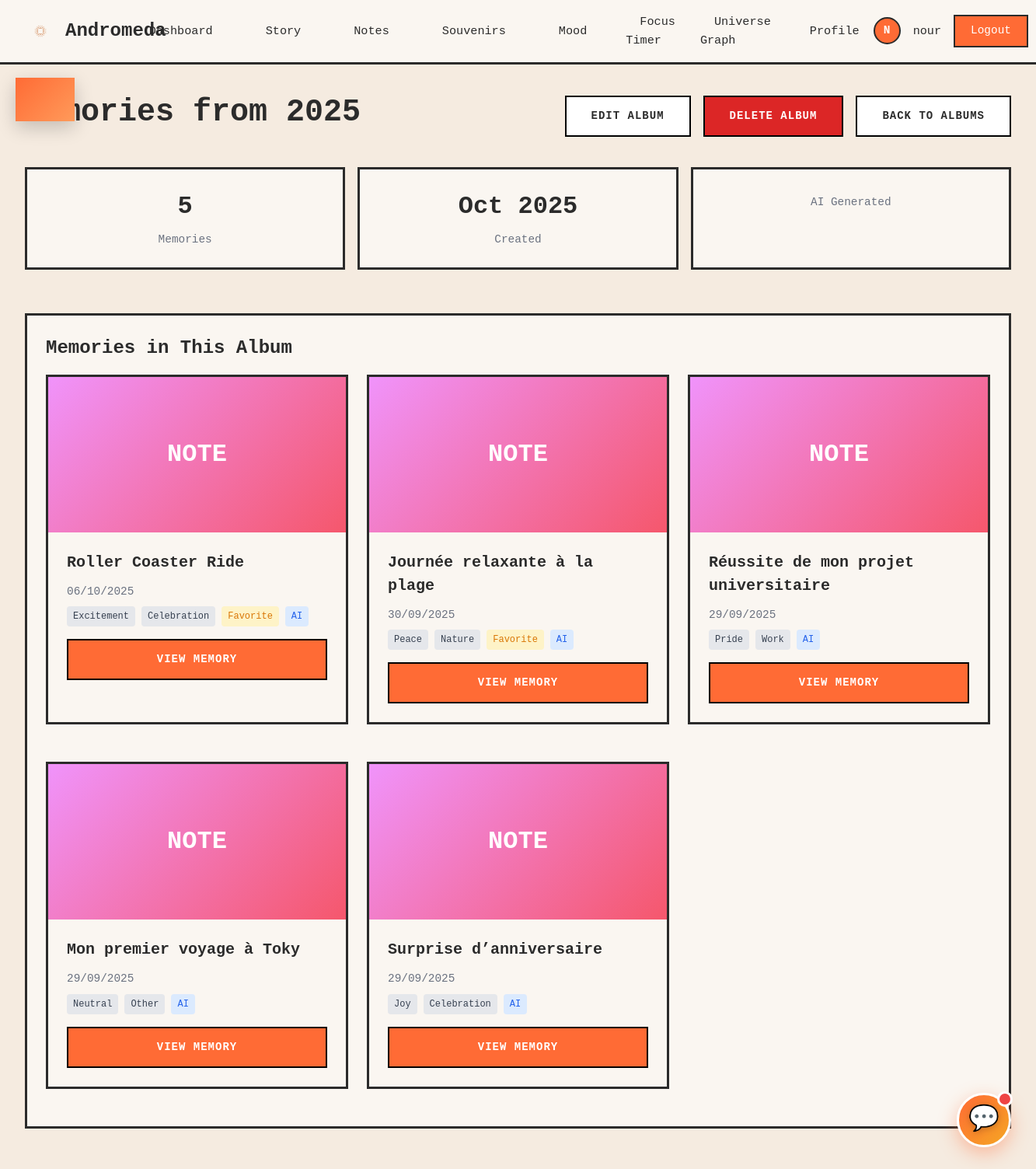
/albums/7/ (signed in), run on the app's committed database.
### core/models.py (models this page shows, shortened)
class User(AbstractUser):
    avatar_url = models.URLField(blank=True, null=True)
    groups = models.ManyToManyField(
        'auth.Group',
        verbose_name='groups',
        blank=True,
        help_text='The groups this user belongs to.',
        related_name='core_users',
        related_query_name='core_user',
    )
    user_permissions = models.ManyToManyField(
        'auth.Permission',
        verbose_name='user permissions',
        blank=True,
        help_text='Specific permissions for this user.',
        related_name='core_users',
        related_query_name='core_user',
    )

class AlbumSouvenir(models.Model):
    utilisateur = models.ForeignKey('User', on_delete=models.CASCADE, related_name='albums')
    titre = models.CharField(max_length=200, help_text="Album title")
    description = models.TextField(blank=True, help_text="Album description")
    is_auto_generated = models.BooleanField(default=False, help_text="Generated by AI")
    theme_auto = models.CharField(max_length=100, blank=True, default='', help_text="Auto-detected theme")
    souvenirs = models.ManyToManyField(Souvenir, related_name='albums', blank=True)
    couverture_generee = models.ImageField(upload_to='albums/', blank=True, help_text="Auto-generated cover")
    couleur_theme = models.CharField(max_length=7, default='#3498db', help_text="Theme color (hex)")
    is_public = models.BooleanField(default=False)
    ordre_affichage = models.IntegerField(default=0, help_text="Display order")
    created_at = models.DateTimeField(auto_now_add=True)
    updated_at = models.DateTimeField(auto_now=True)
    class Meta:
        ordering = ['ordre_affichage', '-created_at']
        verbose_name = "Memory Album"
        verbose_name_plural = "Memory Albums"

class Souvenir(models.Model):
    EMOTION_CHOICES = [
        ('joy', 'Joy'),
        ('sadness', 'Sadness'),
        ('nostalgia', 'Nostalgia'),
        ('gratitude', 'Gratitude'),
        ('excitement', 'Excitement'),
        ('peace', 'Peace'),
        ('love', 'Love'),
        ('surprise', 'Surprise'),
        ('pride', 'Pride'),
        ('neutral', 'Neutral'),
    ]
    THEME_CHOICES = [
        ('family', 'Family'),
        ('travel', 'Travel'),
        ('work', 'Work'),
        ('friends', 'Friends'),
        ('achievement', 'Achievement'),
        ('celebration', 'Celebration'),
        ('nature', 'Nature'),
        ('learning', 'Learning'),
        ('other', 'Other'),
    ]
    id = models.UUIDField(primary_key=True, default=uuid.uuid4, editable=False)
    utilisateur = models.ForeignKey('User', on_delete=models.CASCADE, related_name='souvenirs')
    titre = models.CharField(max_length=200, help_text="Memory title")
    description = models.TextField(help_text="Detailed description of the memory")
    date_evenement = models.DateField(help_text="Date of the event")
    photo = models.ImageField(upload_to='souvenirs/photos/%Y/%m/', blank=True, null=True)
    video = models.FileField(upload_to='souvenirs/videos/%Y/%m/', blank=True, null=True)
    emotion = models.CharField(max_length=50, choices=EMOTION_CHOICES, default='neutral', help_text="Primary emotion")
    theme = models.CharField(max_length=50, choices=THEME_CHOICES, default='other', help_text="Memory theme")
    lieu = models.CharField(max_length=200, blank=True, default='', help_text="Location of the memory")
    personnes_presentes = models.CharField(max_length=500, blank=True, default='', help_text="People present (comma-separated)")
    tags_personnalises = models.JSONField(default=list, blank=True, help_text="User-defined custom tags")
    is_favorite = models.BooleanField(default=False, help_text="Mark as favorite")
    is_public = models.BooleanField(default=False, help_text="Make publicly visible")
    ai_summary = models.TextField(blank=True, default='', help_text="AI-generated summary")
    ai_emotion_detected = models.CharField(max_length=50, blank=True, default='', help_text="AI-detected emotion")
    ai_tags = models.JSONField(default=list, blank=True, help_text="AI-generated tags")
    ai_analyzed = models.BooleanField(default=False, help_text="Has been analyzed by AI")
    ai_analysis_date = models.DateTimeField(null=True, blank=True, help_text="Date of AI analysis")
    created_at = models.DateTimeField(auto_now_add=True)
    updated_at = models.DateTimeField(auto_now=True)
    class Meta:
        ordering = ['-date_evenement']
        verbose_name = 'Memory'
        verbose_name_plural = 'Memories'
        indexes = [
            models.Index(fields=['-date_evenement']),
            models.Index(fields=['utilisateur', '-created_at']),
            models.Index(fields=['is_favorite']),
        ]

### core/views.py (the view)
# urls.py: path('albums/<int:album_id>/', views.detail_album, name='detail_album'),
@login_required
def detail_album(request, album_id):
    album = get_object_or_404(AlbumSouvenir, id=album_id, utilisateur=request.user)
    souvenirs = album.souvenirs.all().order_by('-date_evenement')
    context = {
        'album': album,
        'souvenirs': souvenirs,
    }
    return render(request, 'core/detail_album.html', context)

### core/templates/core/detail_album.html (shortened to what this page needs)
{% extends "core/dashboard_base.html" %}
{% block content %}
<div style="margin-bottom: 2rem;">
    <div style="display: flex; justify-content: space-between; align-items: center; margin-bottom: 1.5rem;">
        <div>
            <h1 style="font-size: 2.5rem; font-weight: bold; margin-bottom: 0.5rem;">{{ album.titre }}</h1>
        </div>
        <div style="display: flex; gap: 1rem;">
            <a href="{% url 'core:modifier_album' album.id %}" class="btn-secondary">
                Edit Album
            </a>
            <a href="{% url 'core:supprimer_album' album.id %}" class="btn-secondary" style="background: #dc2626; color: white;" onclick="return confirm('Are you sure you want to delete this album?')">
                Delete Album
            </a>
            <a href="{% url 'core:liste_albums' %}" class="btn-secondary">
                Back to Albums
            </a>
        </div>
    </div>
</div>
<div style="display: grid; grid-template-columns: repeat(auto-fit, minmax(200px, 1fr)); gap: 1rem; margin-bottom: 2rem;">
    <div class="card" style="text-align: center;">
        <p style="font-size: 2rem; font-weight: bold; margin-bottom: 0.5rem;">{{ souvenirs|length }}</p>
        <p style="color: var(--text-gray); font-size: 0.9rem;">Memories</p>
    </div>
    <div class="card" style="text-align: center;">
        <p style="font-size: 2rem; font-weight: bold; margin-bottom: 0.5rem;">{{ album.created_at|date:"M Y" }}</p>
        <p style="color: var(--text-gray); font-size: 0.9rem;">Created</p>
    </div>
    {% if album.is_auto_generated %}
    <div class="card" style="text-align: center;">
        <p style="color: var(--text-gray); font-size: 0.9rem;">AI Generated</p>
    </div>
    {% endif %}
</div>
{% if souvenirs %}
<div class="card">
    <h2 class="card-title">Memories in This Album</h2>
    <div style="display: grid; grid-template-columns: repeat(auto-fill, minmax(300px, 1fr)); gap: 1.5rem;">
        {% for souvenir in souvenirs %}
        <div class="card" style="padding: 0; overflow: hidden;">
            {% if souvenir.photo %}
                <img src="{{ souvenir.photo.url }}" alt="{{ souvenir.titre }}" style="width: 100%; height: 200px; object-fit: cover;">
            {% elif souvenir.video %}
                <div style="width: 100%; height: 200px; background: linear-gradient(135deg, #374151 0%, #1f2937 100%); display: flex; align-items: center; justify-content: center;">
                    <span style="font-size: 2rem; color: white; font-weight: bold;">VIDEO</span>
                </div>
            {% else %}
                <div style="width: 100%; height: 200px; background: linear-gradient(135deg, #f093fb 0%, #f5576c 100%); display: flex; align-items: center; justify-content: center;">
                    <span style="font-size: 2rem; color: white; font-weight: bold;">NOTE</span>
                </div>
            {% endif %}
            <div style="padding: 1.5rem;">
                <h3 style="font-size: 1.25rem; font-weight: bold; margin-bottom: 0.75rem;">{{ souvenir.titre }}</h3>
                <p style="color: var(--text-gray); font-size: 0.9rem; margin-bottom: 0.5rem;">{{ souvenir.date_evenement|date:"d/m/Y" }}</p>
                <div style="display: flex; gap: 0.5rem; margin-bottom: 1rem;">
                    <span style="background: #e5e7eb; color: #374151; padding: 0.25rem 0.5rem; border-radius: 0.25rem; font-size: 0.75rem;">{{ souvenir.get_emotion_display }}</span>
                    <span style="background: #e5e7eb; color: #374151; padding: 0.25rem 0.5rem; border-radius: 0.25rem; font-size: 0.75rem;">{{ souvenir.get_theme_display }}</span>
                    {% if souvenir.is_favorite %}
                    <span style="background: #fef3c7; color: #d97706; padding: 0.25rem 0.5rem; border-radius: 0.25rem; font-size: 0.75rem;">Favorite</span>
                    {% endif %}
                    {% if souvenir.ai_analyzed %}
                    <span style="background: #dbeafe; color: #2563eb; padding: 0.25rem 0.5rem; border-radius: 0.25rem; font-size: 0.75rem;">AI</span>
                    {% endif %}
                </div>
                <a href="{% url 'core:detail_souvenir' souvenir.id %}" class="btn-primary" style="width: 100%; text-align: center;">
                    View Memory
                </a>
            </div>
        </div>
        {% endfor %}
    </div>
</div>
{% endif %}
{% endblock %}

### core/templates/core/dashboard_base.html (shortened to what this page needs)
<!doctype html>
{% load static %}
<html lang="en">
<head>
    <script src="https://cdn.tailwindcss.com"></script>
    <link rel="stylesheet" href="{% static 'css/chase.css' %}">
</head>
<body>
    <nav class="navbar">
        <a href="{% url 'core:dashboard' %}" class="navbar-brand">
            <img src="{% static 'assets/logo.png' %}" alt="Andromeda Logo" onerror="this.style.display='none';">
            Andromeda
        </a>
        <ul class="navbar-menu" id="navbarMenu">
            <li><a href="{% url 'core:dashboard' %}" class="{% if request.resolver_match.url_name == 'dashboard' %}active{% endif %}">Dashboard</a></li>
            <li><a href="{% url 'core:story_inspiration' %}" class="{% if request.resolver_match.url_name == 'story_inspiration' %}active{% endif %}">Story</a></li>
            <li><a href="{% url 'notes:list' %}" class="{% if '/dashboard/notes/' in request.path %}active{% endif %}">Notes</a></li>
            <li><a href="{% url 'core:memories_dashboard' %}" class="{% if request.resolver_match.url_name == 'memories_dashboard' %}active{% endif %}">Souvenirs</a></li>
            <li><a href="{% url 'core:mood' %}" class="{% if request.resolver_match.url_name == 'mood' %}active{% endif %}">Mood</a></li>
            <li><a href="/focus/" class="{% if '/focus/' in request.path %}active{% endif %}">Focus Timer</a></li>
            <li><a href="/graph/" class="{% if '/graph/' in request.path %}active{% endif %}">Universe Graph</a></li>
            <li><a href="{% url 'core:profile' %}" class="{% if request.resolver_match.url_name == 'profile' %}active{% endif %}">Profile</a></li>
        </ul>
        <div class="navbar-user">
            {% if user.is_authenticated %}
                <div class="navbar-avatar">{{ user.username|slice:":1"|upper }}</div>
                <span class="navbar-username">{{ user.username }}</span>
                <form method="post" action="{% url 'logout' %}" style="display: inline;">
                    <button type="submit" class="btn-logout" style="margin: 0;">Logout</button>
                </form>
            {% else %}
                <a href="{% url 'login' %}" class="btn-logout">Login</a>
            {% endif %}
        </div>
    </nav>
    <div class="dashboard-container">
        {% block content %}{% endblock %}
    </div>
    <div id="chatbotFloat" onclick="toggleChatbot()" style="
        position: fixed;
        bottom: 2rem;
        right: 2rem;
        width: 70px;
        height: 70px;
        background: linear-gradient(135deg, var(--accent-orange) 0%, #f5a623 100%);
        border-radius: 50%;
        display: flex;
        align-items: center;
        justify-content: center;
        box-shadow: 0 8px 24px rgba(255, 107, 53, 0.4);
        cursor: pointer;
        transition: all 0.4s cubic-bezier(0.4, 0, 0.2, 1);
        z-index: 9999;
        border: 3px solid white;
        animation: floatPulse 3s ease-in-out infinite;
    " onmouseover="this.style.transform='scale(1.15) rotate(10deg)'; this.style.boxShadow='0 12px 32px rgba(255, 107, 53, 0.6)'" onmouseout="this.style.transform='scale(1) rotate(0deg)'; this.style.boxShadow='0 8px 24px rgba(255, 107, 53, 0.4)'">
        <span style="font-size: 2rem; filter: drop-shadow(0 2px 4px rgba(0,0,0,0.2));">💬</span>
    </div>
</body>
</html>

### core/templates/core/dashboard_base.html (style rules this page uses)
:root { --page-bg: #f5ebe0; --panel-bg: #faf6f1; --border-color: #2b2b2b; --accent-orange: #ff6b35; --text-dark: #2b2b2b; --text-gray: #6b7280; --separator-color: #d4c5b9; }
* { margin: 0; padding: 0; box-sizing: border-box; }
html { font-size: 16px; scroll-behavior: smooth; }
body { background: var(--page-bg) !important; color: var(--text-dark) !important; font-family: 'Courier New', monospace; -webkit-font-smoothing: antialiased; min-height: 100vh; }
.navbar { background: var(--panel-bg); border-bottom: 3px solid var(--border-color); padding: 1rem 2rem; display: flex; align-items: center; justify-content: space-between; position: sticky; top: 0; z-index: 1000; }
.navbar-brand { display: flex; align-items: center; gap: 0.75rem; font-size: 1.5rem; font-weight: bold; color: var(--text-dark); text-decoration: none; }
.navbar-brand img { width: 40px; height: 40px; object-fit: contain; }
.navbar-menu { display: flex; align-items: center; gap: 2rem; list-style: none; }
.navbar-menu a { color: var(--text-dark); text-decoration: none; font-size: 0.95rem; transition: color 0.2s ease; padding: 0.5rem 1rem; border: 2px solid transparent; }
.navbar-user { display: flex; align-items: center; gap: 1rem; }
.navbar-avatar { width: 35px; height: 35px; border-radius: 50%; background: var(--accent-orange); color: white; display: flex; align-items: center; justify-content: center; font-weight: bold; font-size: 0.9rem; border: 2px solid var(--border-color); }
.navbar-username { font-size: 0.95rem; color: var(--text-dark); }
.btn-logout { padding: 0.5rem 1.25rem; background: var(--accent-orange); color: white; border: 2px solid var(--border-color); cursor: pointer; font-family: 'Courier New', monospace; font-size: 0.9rem; transition: opacity 0.2s ease; text-decoration: none; display: inline-block; }
.dashboard-container { max-width: 1400px; margin: 0 auto; padding: 2rem; }
.card { background: var(--panel-bg); border: 3px solid var(--border-color); padding: 1.5rem; margin-bottom: 1.5rem; }
.card-title { font-size: 1.5rem; font-weight: bold; margin-bottom: 1rem; color: var(--text-dark); }
.btn-primary { background: var(--accent-orange); color: #FFFFFF; border: 2px solid #000000; border-radius: 0px; padding: 14px 32px; font-size: 14px; font-weight: 700; text-transform: uppercase; letter-spacing: 1px; cursor: pointer; transition: all 0.2s; box-shadow: none; font-family: 'Courier New', monospace; text-decoration: none; display: inline-block; }
.btn-secondary { background:#FFFFFF; color:var(--text-dark); border:2px solid #000000; border-radius:0; padding:14px 32px; font-size:14px; font-weight:700; text-transform:uppercase; letter-spacing:1px; cursor:pointer; transition: all 0.2s; font-family: 'Courier New', monospace; text-decoration: none; display: inline-block; }
#chatbotFloat::before { content: ''; position: absolute; top: -5px; right: -5px; width: 20px; height: 20px; background: #ef4444; border-radius: 50%; border: 3px solid white; animation: pulse 2s ease-in-out infinite; }

### data on the page
User: username "N", username "nour"
AlbumSouvenir: titre "Memories from 2025", created_at "Oct 2025"
Souvenir: photo "NOTE", titre "Roller Coaster Ride", date_evenement "06/10/2025", emotion "Excitement", theme "Celebration", is_favorite "Favorite", ai_analyzed "AI"
Souvenir: photo "NOTE", titre "Journée relaxante à la plage", date_evenement "30/09/2025", emotion "Peace", theme "Nature", is_favorite "Favorite", ai_analyzed "AI"
Souvenir: photo "NOTE", titre "Réussite de mon projet universitaire", date_evenement "29/09/2025", emotion "Pride", theme "Work", ai_analyzed "AI"
Souvenir: photo "NOTE", titre "Mon premier voyage à Toky", date_evenement "29/09/2025", emotion "Neutral", theme "Other", ai_analyzed "AI"
Souvenir: photo "NOTE", titre "Surprise d’anniversaire", date_evenement "29/09/2025", emotion "Joy", theme "Celebration", ai_analyzed "AI"

### other printed values
{{ souvenirs|length }} "5"
